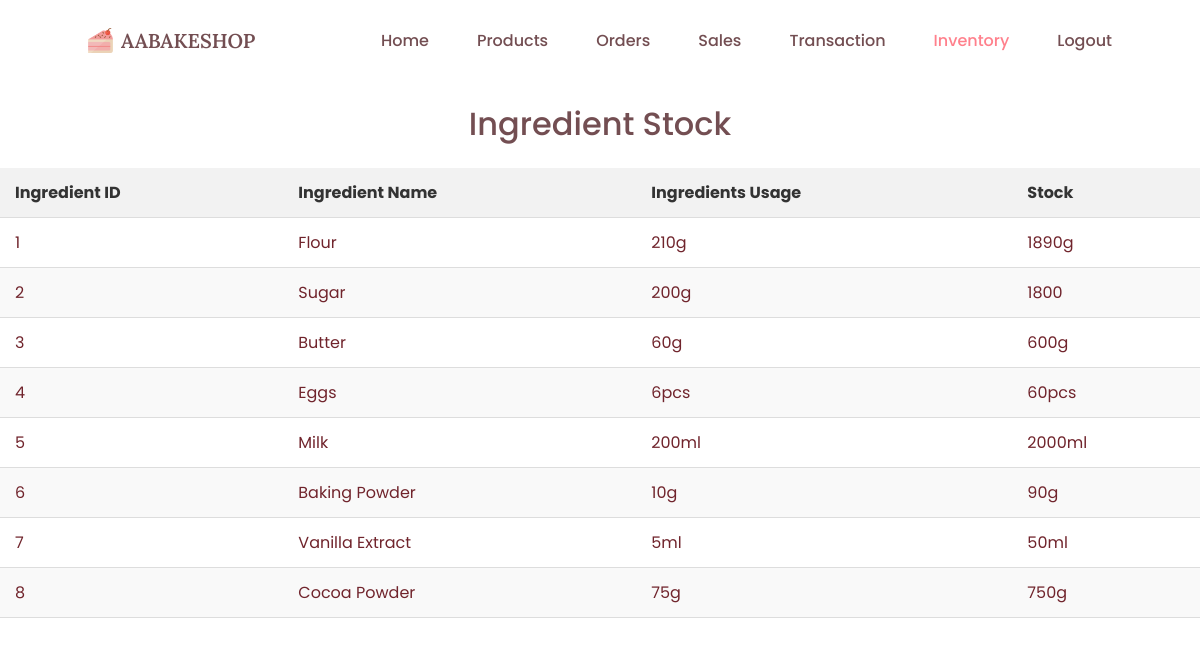
Page /AABakeshop/admin/Inventory.php (signed in) on the committed database.
### tables this page shows
CREATE TABLE `ingredients` (
  `ingredient_id` int(11) NOT NULL,
  `ingredient_name` varchar(255) NOT NULL,
  `usages` varchar(255) NOT NULL,
  `stock` varchar(11) NOT NULL
);

### AABakeshop/admin/Inventory.php (the view, shortened to what this page needs)
<?php
include '../db_connection.php';
$sql = "SELECT ingredient_id, ingredient_name, usages, stock FROM ingredients";
$result = $conn->query($sql);
?>
<!DOCTYPE html>
<html lang="en">
<head>
    <link href="https://cdn.jsdelivr.net/npm/remixicon@2.5.0/fonts/remixicon.css" rel="stylesheet">
    <link rel="stylesheet" href="../css/styles.css">
</head>
<body>
    <header class="header" id="header">
        <nav class="nav container">
            <a href="index.php" class="nav_logo">
                <img src="../assets/img/cake_logo.png" alt="logo image">
                AABAKESHOP
            </a>
            <div class="nav_menu" id="nav-menu">
                <ul class="nav_list">
                    <li class="nav_item">
                        <a href="index.php" class="nav_link">Home</a>
                    </li>
                    <li class="nav_item">
                        <a href="products.php" class="nav_link">Products</a>
                    </li>
                    <li class="nav_item">
                        <a href="order.php" class="nav_link">Orders</a>
                    </li>
                    <li class="nav_item">
                        <a href="sales.php" class="nav_link ">Sales</a>
                    </li>
                    <li class="nav_item">
                        <a href="transaction.php" class="nav_link ">Transaction</a>
                    </li>
                    <li class="nav_item">
                        <a href="inventory.php" class="nav_link active-link">Inventory</a>
                    </li>
                </ul>
            </div>
            <a href="admin_logout.php" class="nav_link">Logout</a>
        </nav>
    </header>
    <h1>Ingredient Stock</h1>
    <table>
        <thead>
            <tr>
                <th>Ingredient ID</th>
                <th>Ingredient Name</th>
                <th>Ingredients Usage</th>
                <th>Stock</th>
            </tr>
        </thead>
        <tbody>
            <?php
            if ($result->num_rows > 0) {
                while ($row = $result->fetch_assoc()) {
                    echo "<tr><td>" . $row["ingredient_id"] . "</td><td>" . $row["ingredient_name"] . "</td><td>" . $row["usages"] . "</td><td>" . $row["stock"] . "</td></tr>";
                }
            } else {
                echo "<tr><td colspan='3'>No ingredients found</td></tr>";
            }
            ?>
        </tbody>
    </table>
</body>
</html>

### AABakeshop/css/styles.css (style rules this page uses)
:root { --header-height: 3.5rem; --first-color: hsl(354, 100%, 96%); --first-color-alt: hsl(354, 100%, 94%); --title-color: hsl(354, 19%, 38%); --text-color: hsl(354, 51%, 29%); --text-color-light: hsl(354, 70%, 36%); --body-color: hsl(0, 0%, 100%); --container-color: hsl(0, 0%, 100%); --btn-color: hsl(354,100%,75%); --body-font: "Poppins", sans-serif; --title-font: "Lora", serif; --subtitle-font: "Dancing Script", cursive; --biggest-font-size: 2.25rem; --h1-font-size: 1.5rem; --h2-font-size: 1.25rem; --h3-font-size: 1rem; --normal-font-size: .938rem; --small-font-size: .813rem; --smaller-font-size: .75rem; --font-medium: 500; --font-semi-bold: 600; --z-tooltip: 10; --z-fixed: 100; }
@media screen and (min-width: 1024px) { :root { --biggest-font-size: 4rem; --h1-font-size: 2.25rem; --h2-font-size: 1.5rem; --h3-font-size: 1.25rem; --normal-font-size: 1rem; --small-font-size: .875rem; --smaller-font-size: .813rem; } }
* { box-sizing: border-box; padding: 0; margin: 0; }
html { scroll-behavior: smooth; }
body { font-family: var(--body-font); font-size: var(--normal-font-size); background-color: var(--body-color); color: var(--text-color); transition: background 0.4s; }
h1, h2, h3 { color: var(--title-color); font-weight: var(--font-medium); }
ul { list-style: none; }
a { text-decoration: none; }
img { max-width: 100%; height: auto; }
.container { max-width: 1024px; margin-inline: 1.5rem; }
.active-link { color: var(--first-color); }
.header { position: fixed; width: 100%; background-color: var(--body-color); top: 0; left: 0; z-index: var(--z-fixed); transition: box-shadow .3s, background .4s; }
.nav { position: relative; height: var(--header-height); display: flex; justify-content: space-between; align-items: center; }
.nav_logo, .nav_toggle, .nav_close { display: flex; color: var(--title-color); }
.nav_logo { align-items: center; column-gap: .5rem; font-family: var(--title-font); font-size: var(--h3-font-size); font-weight: var(--font-semi-bold); transition: color .3s; }
.nav_logo img { width: 25px; }
.nav_list { display: flex; flex-direction: column; text-align: center; row-gap: 2rem; }
.nav_link { color: var(--title-color); font-weight: var(--font-medium); transition: color .4s; }
.active-link { color: var(--btn-color); }
@media screen and (min-width: 767px) { .nav { column-gap: 3rem; } }
@media screen and (min-width: 767px) { .nav_list { flex-direction: row; column-gap: 3rem; } }
@media screen and (min-width: 767px) { .nav_menu { margin-left: auto; } }
@media screen and (min-width: 1024px) { .nav { height: calc(var(--header-height) + 1.5rem); } }
@media screen and (min-width: 1064px) { .container { margin-inline: auto; } }

### AABakeshop/admin/Inventory.php (style rules this page uses)
table { width: 100%; border-collapse: collapse; margin-top: 20px; }
th, td { padding: 12px 15px; text-align: left; border-bottom: 1px solid #ddd; }
th { background-color: #f2f2f2; font-weight: bold; color: #333; }
tr:nth-child(even) { background-color: #f9f9f9; }
h1 { text-align: center; margin-top: 100px; margin-bottom: 20px; }

### rows in the picture
ingredients: ingredient_id "1", ingredient_name "Flour", usages "210g", stock "1890g"
ingredients: ingredient_id "2", ingredient_name "Sugar", usages "200g", stock "1800"
ingredients: ingredient_id "3", ingredient_name "Butter", usages "60g", stock "600g"
ingredients: ingredient_id "4", ingredient_name "Eggs", usages "6pcs", stock "60pcs"
ingredients: ingredient_id "5", ingredient_name "Milk", usages "200ml", stock "2000ml"
ingredients: ingredient_id "6", ingredient_name "Baking Powder", usages "10g", stock "90g"
ingredients: ingredient_id "7", ingredient_name "Vanilla Extract", usages "5ml", stock "50ml"
ingredients: ingredient_id "8", ingredient_name "Cocoa Powder", usages "75g", stock "750g"
